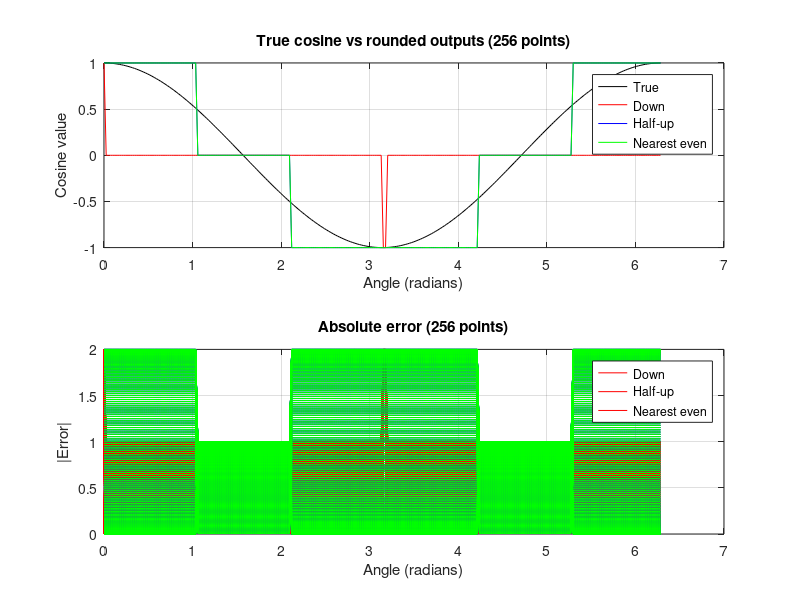

The MATLAB source for this figure:
WF = 14;
N  = 256;

%Load Verilog results
y_down   = load('round_down.txt');
y_halfup = load('round_halfup.txt');
y_even   = load('round_even.txt');

%True cosine
x = linspace(0, 2*pi, N);
y_true = cos(x);

%True cosine vs rounded
subplot(2,1,1);
plot(x, y_true, 'k'); hold on;
plot(x, y_down, 'r');
plot(x, y_halfup, 'b');
plot(x, y_even, 'g');
xlabel('Angle (radians)');
ylabel('Cosine value');
title('True cosine vs rounded outputs (256 points)');
legend('True','Down','Half-up','Nearest even');
grid on;

%Absolute error
subplot(2,1,2);
plot(x, abs(y_down - y_true), 'r'); hold on;
plot(x, abs(y_halfup - y_true), 'b');
plot(x, abs(y_even - y_true), 'g');
xlabel('Angle (radians)');
ylabel('|Error|');
title('Absolute error (256 points)');
legend('Down','Half-up','Nearest even');
grid on;